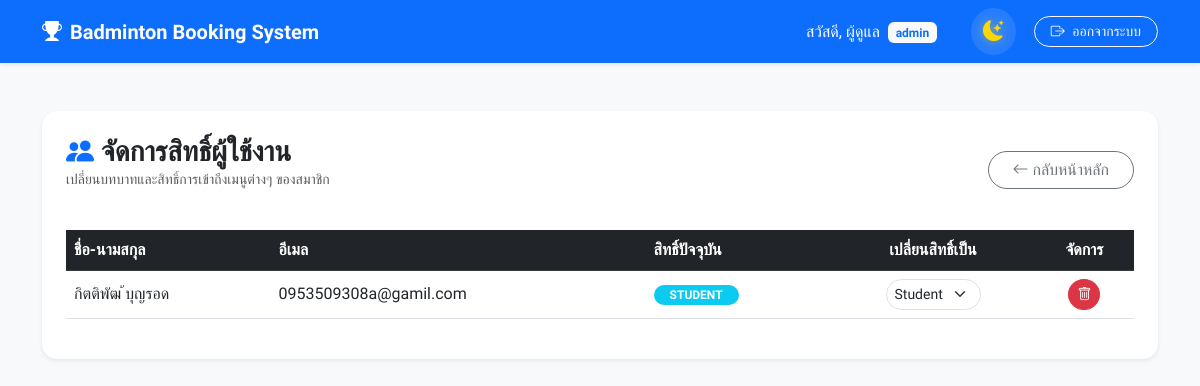
The page /manage_users.php (signed in) on the database its author committed.
### tables this page shows
CREATE TABLE IF NOT EXISTS `users` (
  `user_id` int(11) NOT NULL AUTO_INCREMENT,
  `title` varchar(20) DEFAULT NULL COMMENT 'คำนำหน้า: นาย/นาง/นางสาว',
  `name` varchar(100) NOT NULL,
  `surname` varchar(100) NOT NULL,
  `student_id` varchar(13) DEFAULT NULL COMMENT 'รหัสนักศึกษา/รหัสประจำตัว',
  `email` varchar(100) NOT NULL,
  `password` varchar(255) NOT NULL,
  `role` enum('student','staff','admin') DEFAULT 'student',
  `register_date` timestamp NOT NULL DEFAULT current_timestamp(),
  `line_user_id` varchar(255) DEFAULT NULL,
  PRIMARY KEY (`user_id`),
  UNIQUE KEY `email` (`email`),
  UNIQUE KEY `student_id` (`student_id`)
);

### manage_users.php (the view, shortened to what this page needs)
<?php
require_once 'includes/config.php';
$stmt = $pdo->prepare("SELECT user_id, name, surname, email, role FROM users WHERE user_id != ?");
$stmt->execute([$_SESSION['user_id']]);
$users = $stmt->fetchAll();
?>
<!DOCTYPE html>
<html lang="th">
<head>
    <link href="https://cdn.jsdelivr.net/npm/bootstrap@5.3.0/dist/css/bootstrap.min.css" rel="stylesheet">
    <link rel="stylesheet" href="https://cdn.jsdelivr.net/npm/bootstrap-icons@1.11.1/font/bootstrap-icons.css">
    <link rel="stylesheet" href="assets/css/style.css">
</head>
<body class="bg-light">
    <?php include 'includes/navbar.php'; ?>
    <div class="container py-4">
        <div class="card shadow-sm p-4">
            <div class="d-flex justify-content-between align-items-center mb-4">
                <div>
                    <h3 class="fw-bold mb-0"><i class="bi bi-people-fill text-primary"></i> จัดการสิทธิ์ผู้ใช้งาน</h3>
                    <p class="text-muted small">เปลี่ยนบทบาทและสิทธิ์การเข้าถึงเมนูต่างๆ ของสมาชิก</p>
                </div>
                <a href="dashboard.php" class="btn btn-outline-secondary rounded-pill px-4">
                    <i class="bi bi-arrow-left"></i> กลับหน้าหลัก
                </a>
            </div>
            <div class="table-responsive">
                <table class="table table-hover align-middle">
                    <thead class="table-dark">
                        <tr>
                            <th>ชื่อ-นามสกุล</th>
                            <th>อีเมล</th>
                            <th>สิทธิ์ปัจจุบัน</th>
                            <th class="text-center">เปลี่ยนสิทธิ์เป็น</th>
                            <th class="text-center">จัดการ</th>
                        </tr>
                    </thead>
                    <tbody>
                        <?php if(count($users) > 0): ?>
                            <?php foreach ($users as $user): ?>
                            <tr>
                                <td><?= htmlspecialchars($user['name'] . " " . $user['surname']) ?></td>
                                <td><?= htmlspecialchars($user['email']) ?></td>
                                <td>
                                    <?php
                                        $role = strtolower($user['role']);
                                        $badgeClass = 'bg-info';
                                    ?>
                                    <span class="badge <?= $badgeClass ?> rounded-pill px-3">
                                        <?= strtoupper($user['role']) ?>
                                    </span>
                                </td>
                                <td class="text-center">
                                    <select class="form-select form-select-sm d-inline-block w-auto rounded-pill"
                                            onchange="updateRole(<?= $user['user_id'] ?>, this.value)">
                                        <option value="student" <?= $role == 'student' ? 'selected' : '' ?>>Student</option>
                                    </select>
                                </td>
                                <td class="text-center">
                                    <button class="btn btn-danger btn-sm rounded-circle" onclick="deleteUser(<?= $user['user_id'] ?>, '<?= htmlspecialchars($user['name']) ?>')">
                                        <i class="bi bi-trash"></i>
                                    </button>
                                </td>
                            </tr>
                            <?php endforeach; ?>
                        <?php else: ?>
                            <tr><td colspan="4" class="text-center py-4 text-muted">ไม่พบผู้ใช้งานอื่นในระบบ</td></tr>
                        <?php endif; ?>
                    </tbody>
                </table>
            </div>
        </div>
    </div>
</body>
</html>

### manage_users.php (style rules this page uses)
body { font-family: 'Sarabun', sans-serif; transition: 0.3s; }
.card { border-radius: 15px; border: none; }

### rows shown on the page
users: name+surname "กิตติพัฒ ้บุญรอด", email "0953509308a@gamil.com", role "STUDENT", role+user_id "Student"

### other values the page prints
$_SESSION['user_name'] "ผู้ดูแล"
$_SESSION['user_role'] "admin"
